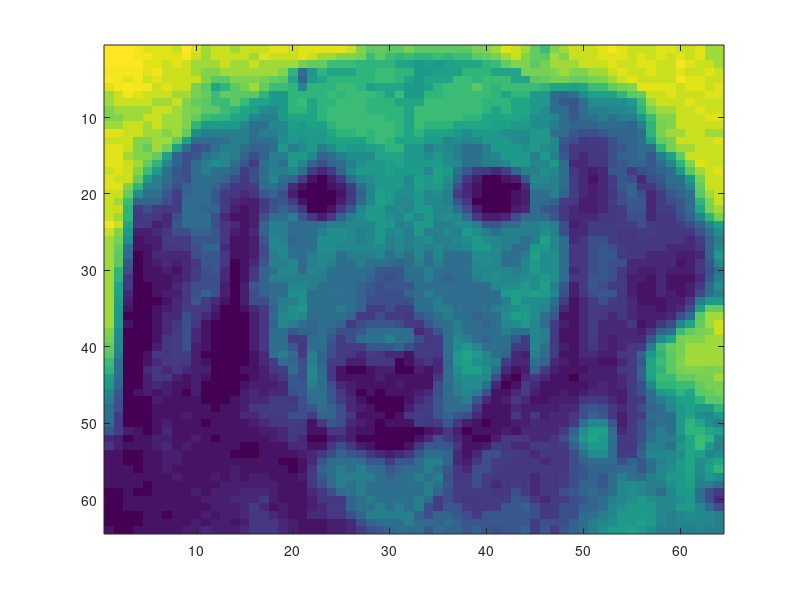

MATLAB code for this plot: (Note: this script raises an error after producing the figure.)
    load datamatrix
V=reshape(Y(:,1),64,64);
imagesc(V)

W=reshape(Y(:,2),64,64);
imagesc(W)

Z=reshape(Y(:,100),64,64);
imagesc(Z)

%% 1)
v=Y(:,1)
w=Y(:,2);



%%
z=Y(:,100)


vh=v/norm(v)

p=vh*vh';
pw=vh*vh'*w;
compw= (eye(4096)-pw)*w
subplot(2,3,1)
imagesc(reshape(pw,64,64))
title('Pw')
subplot(2,3,2)
imagesc(reshape(compw,64,64))
title('compw')
pz=vh*vh'*z;
subplot(2,3,3)
imagesc(reshape(pz,64,64))
title('PZ')




compz= (eye(4096)-p)*z;

subplot(2,3,4)
imagesc(reshape(compz,64,64))
title('compz')


span=[v w];

spanh=span/norm(span);

pspan=spanh*spanh';
pzs=pspan*z;
subplot(2,3,5)
imagesc(reshape(pzs,64,64))
title('Pz on span')
